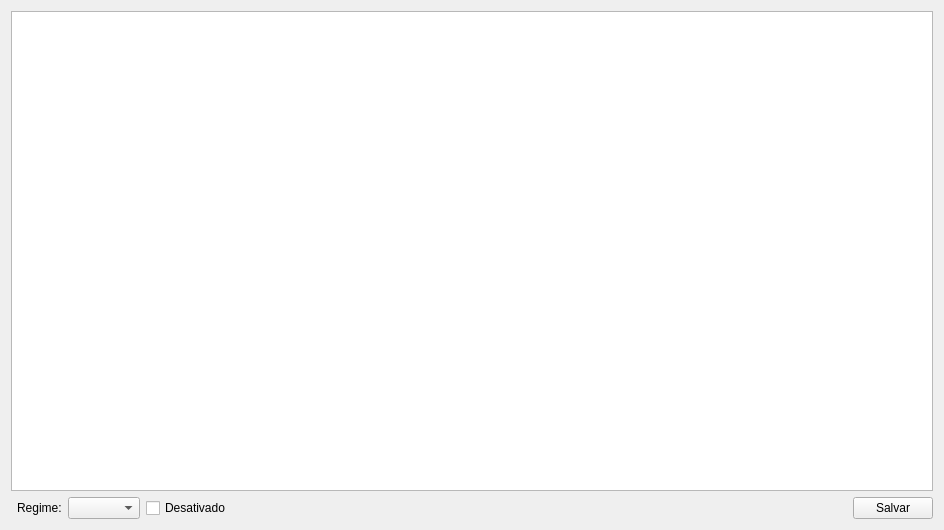
<?xml version="1.0" encoding="UTF-8"?>
<ui version="4.0">
 <class>CadastroFuncionario</class>
 <widget class="QDialog" name="CadastroFuncionario">
  <property name="geometry">
   <rect>
    <x>0</x>
    <y>0</y>
    <width>944</width>
    <height>530</height>
   </rect>
  </property>
  <property name="windowTitle">
   <string>Cadastro de Funcionário</string>
  </property>
  <layout class="QGridLayout" name="gridLayout">
   <item row="0" column="0" colspan="6">
    <widget class="TableView" name="table">
     <property name="sortingEnabled">
      <bool>true</bool>
     </property>
    </widget>
   </item>
   <item row="1" column="3">
    <widget class="QCheckBox" name="checkBoxDesativado">
     <property name="text">
      <string>Desativado</string>
     </property>
    </widget>
   </item>
   <item row="1" column="1">
    <widget class="QLabel" name="labelRegime">
     <property name="text">
      <string>Regime:</string>
     </property>
    </widget>
   </item>
   <item row="1" column="5">
    <widget class="QPushButton" name="pushButtonSalvar">
     <property name="text">
      <string>Salvar</string>
     </property>
     <property name="autoDefault">
      <bool>false</bool>
     </property>
    </widget>
   </item>
   <item row="1" column="2">
    <widget class="QComboBox" name="comboBoxRegime"/>
   </item>
   <item row="1" column="4">
    <spacer name="horizontalSpacer">
     <property name="orientation">
      <enum>Qt::Horizontal</enum>
     </property>
     <property name="sizeHint" stdset="0">
      <size>
       <width>40</width>
       <height>20</height>
      </size>
     </property>
    </spacer>
   </item>
  </layout>
 </widget>
 <customwidgets>
  <customwidget>
   <class>TableView</class>
   <extends>QTableView</extends>
   <header>src/tableview.h</header>
  </customwidget>
 </customwidgets>
 <resources/>
 <connections/>
</ui>
